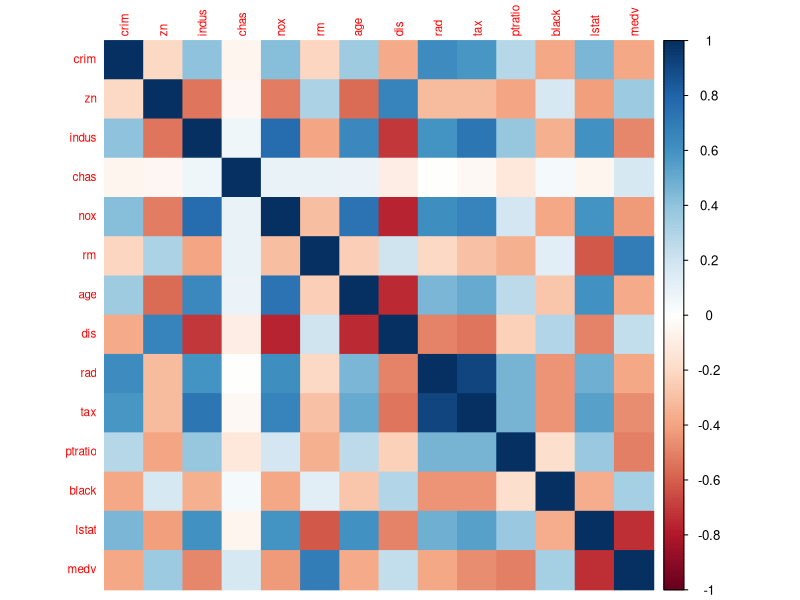
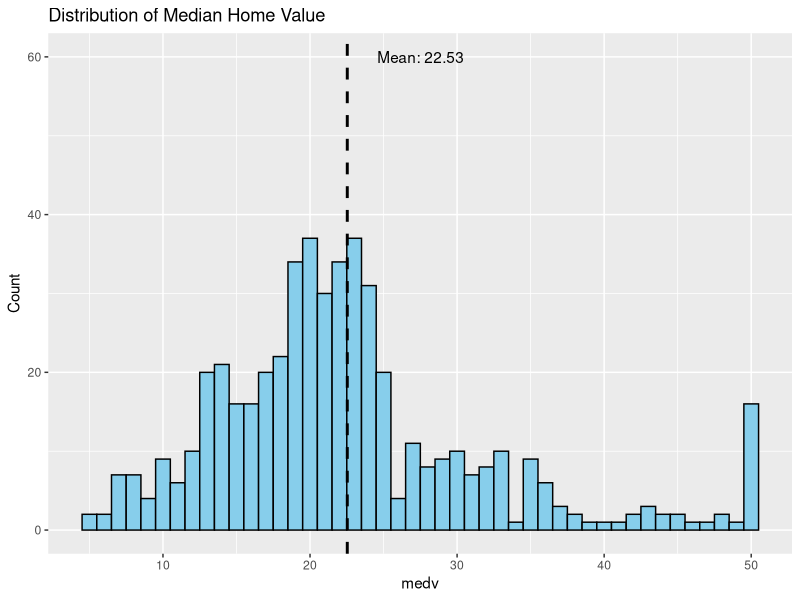
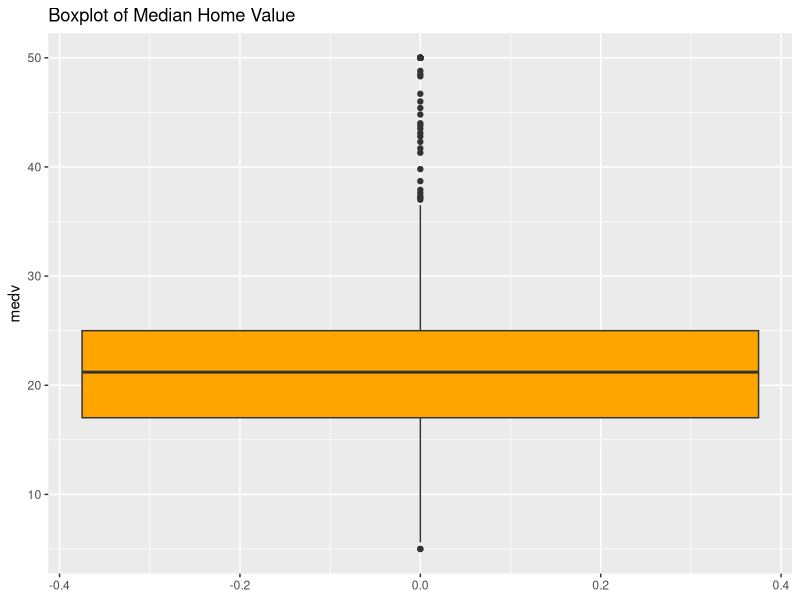
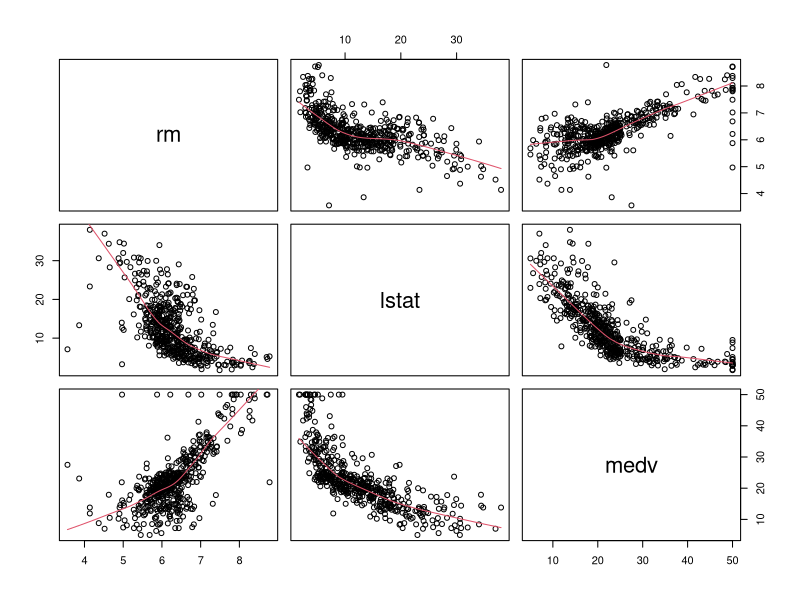
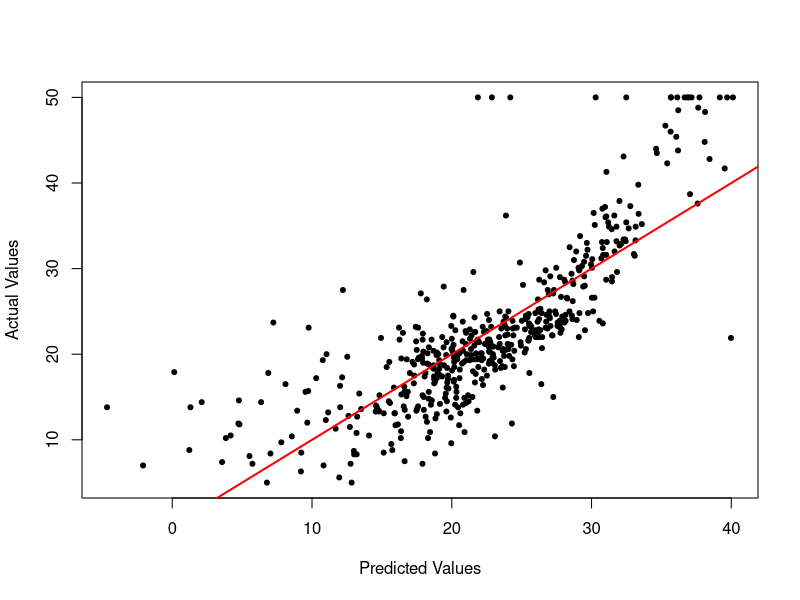
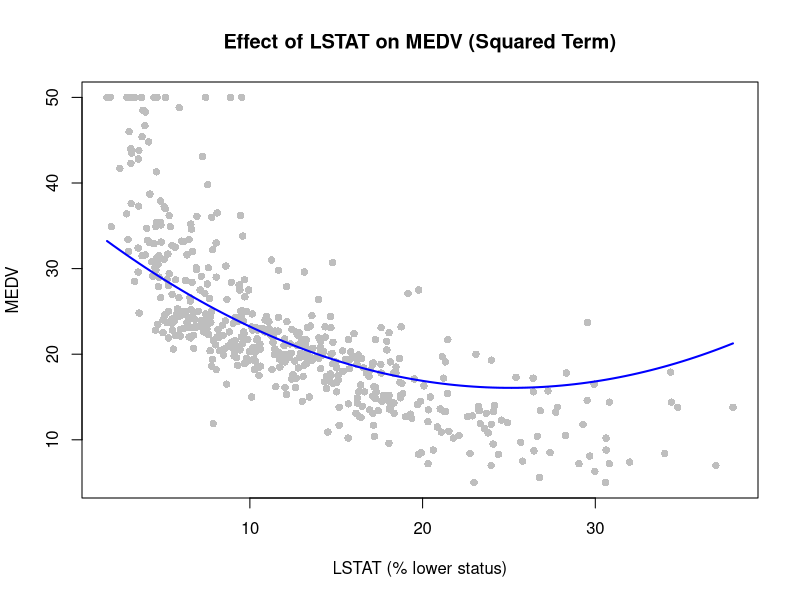
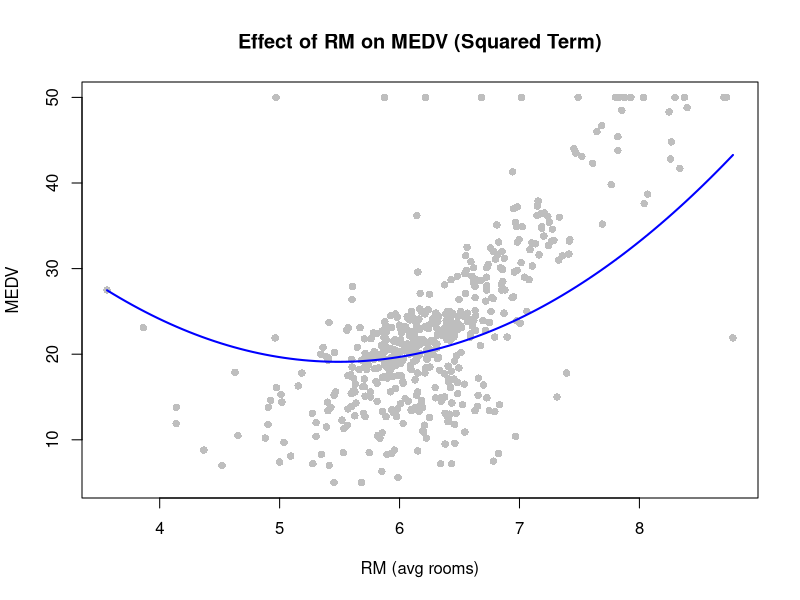
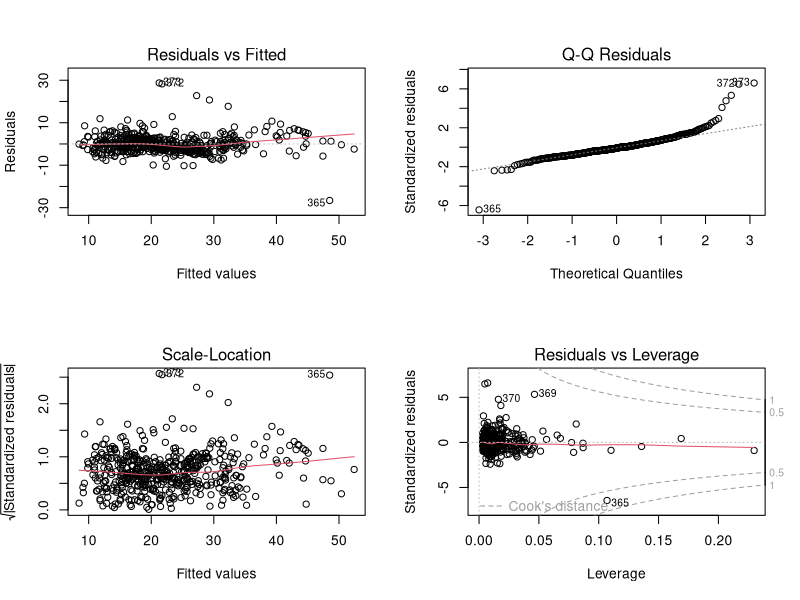

These charts were generated, in order, by the following R code:
## ---- chunk 1
library(MASS)      # For Boston dataset
library(tidyverse) # Data manipulation and visualization
library(car)       # For VIF calculations
library(corrplot)  # For correlation plots
library(caret)     # For train-test splitting
## ---- chunk 2
# Load the dataset
data("Boston")

# Quick look at the data
glimpse(Boston)
summary(Boston)

# Check for missing values
colSums(is.na(Boston))
## ---- chunk 3
corr_matrix <- cor(Boston)
corrplot(corr_matrix, method = "color", tl.cex = 0.7)

sort(corr_matrix[, "medv"], decreasing = TRUE)
## ---- chunk 4
Boston %>% 
  ggplot(aes(x = medv)) +
  geom_histogram(binwidth = 1, fill = "skyblue", color = "black") +
  geom_vline(aes(xintercept = mean(medv)),
             linetype = "dashed", linewidth = 1) +
  annotate("text", x = mean(Boston$medv) + 5, y = 60,
           label = paste("Mean:", round(mean(Boston$medv), 2))) +
  labs(title = "Distribution of Median Home Value", x = "medv", y = "Count")
## ---- chunk 5
Boston %>% 
  ggplot(aes(y = medv)) +
  geom_boxplot(fill = "orange") +
  labs(title = "Boxplot of Median Home Value")
## ---- chunk 6
pairs(~ rm + lstat + medv,
      data = Boston,
      panel = panel.smooth)
## ---- chunk 7
model1 <- lm(medv ~ rm + lstat, data = Boston)
summary(model1)

# Plot predicted vs actual
pred <- predict(model1)
actual <- Boston$medv
plot(pred, actual, pch = 20,
     xlab = "Predicted Values", ylab = "Actual Values")
abline(0, 1, col = "red", lwd = 2)
## ---- chunk 8
model2 <- lm(medv ~ rm + lstat + ptratio + tax + black + crim, data = Boston)
summary(model2)

vif(model2)
## ---- chunk 9
model3 <- lm(medv ~ rm + lstat + ptratio + black, data = Boston)
summary(model3)
## ---- chunk 10
polymodel <- lm(medv ~ rm + lstat + I(lstat^2) + ptratio + black, data = Boston)
summary(polymodel)

vif(polymodel)
## ---- chunk 11
lstat_vals <- seq(min(Boston$lstat), max(Boston$lstat), length.out = 100)
rm_mean <- mean(Boston$rm)
ptratio_mean <- mean(Boston$ptratio)
black_mean <- mean(Boston$black)

newdata <- data.frame(
  rm = rm_mean,
  lstat = lstat_vals,
  ptratio = ptratio_mean,
  black = black_mean
)

predicted_medv <- predict(polymodel, newdata = newdata)

plot(Boston$lstat, Boston$medv, pch = 16, col = "gray",
     xlab = "LSTAT (% lower status)", ylab = "MEDV",
     main = "Effect of LSTAT on MEDV (Squared Term)")
lines(lstat_vals, predicted_medv, col = "blue", lwd = 2)
## ---- chunk 12
poly2 <- lm(medv ~ rm + I(rm^2) + lstat + I(lstat^2) + ptratio + black, data = Boston)
summary(poly2)
## ---- chunk 13
rm_vals <- seq(min(Boston$rm), max(Boston$rm), length.out = 100)
lstat_mean <- mean(Boston$lstat)

newdata <- data.frame(
  lstat = lstat_mean,
  rm = rm_vals,
  ptratio = ptratio_mean,
  black = black_mean
)

predicted_medv <- predict(poly2, newdata = newdata)

plot(Boston$rm, Boston$medv, pch = 16, col = "gray",
     xlab = "RM (avg rooms)", ylab = "MEDV",
     main = "Effect of RM on MEDV (Squared Term)")
lines(rm_vals, predicted_medv, col = "blue", lwd = 2)
## ---- chunk 14
par(mfrow = c(2, 2))
plot(poly2)
## ---- chunk 15
set.seed(123)
train_index <- createDataPartition(Boston$medv, p = 0.8, list = FALSE)
train_data <- Boston[train_index, ]
test_data <- Boston[-train_index, ]

model_train <- lm(medv ~ rm + I(rm^2) + lstat + I(lstat^2) + ptratio + black,
                  data = train_data)

pred_train <- predict(model_train, newdata = train_data)
rmse_train <- sqrt(mean((pred_train - train_data$medv)^2))

pred_test <- predict(model_train, newdata = test_data)
rmse_test <- sqrt(mean((pred_test - test_data$medv)^2))

rmse_train
rmse_test
